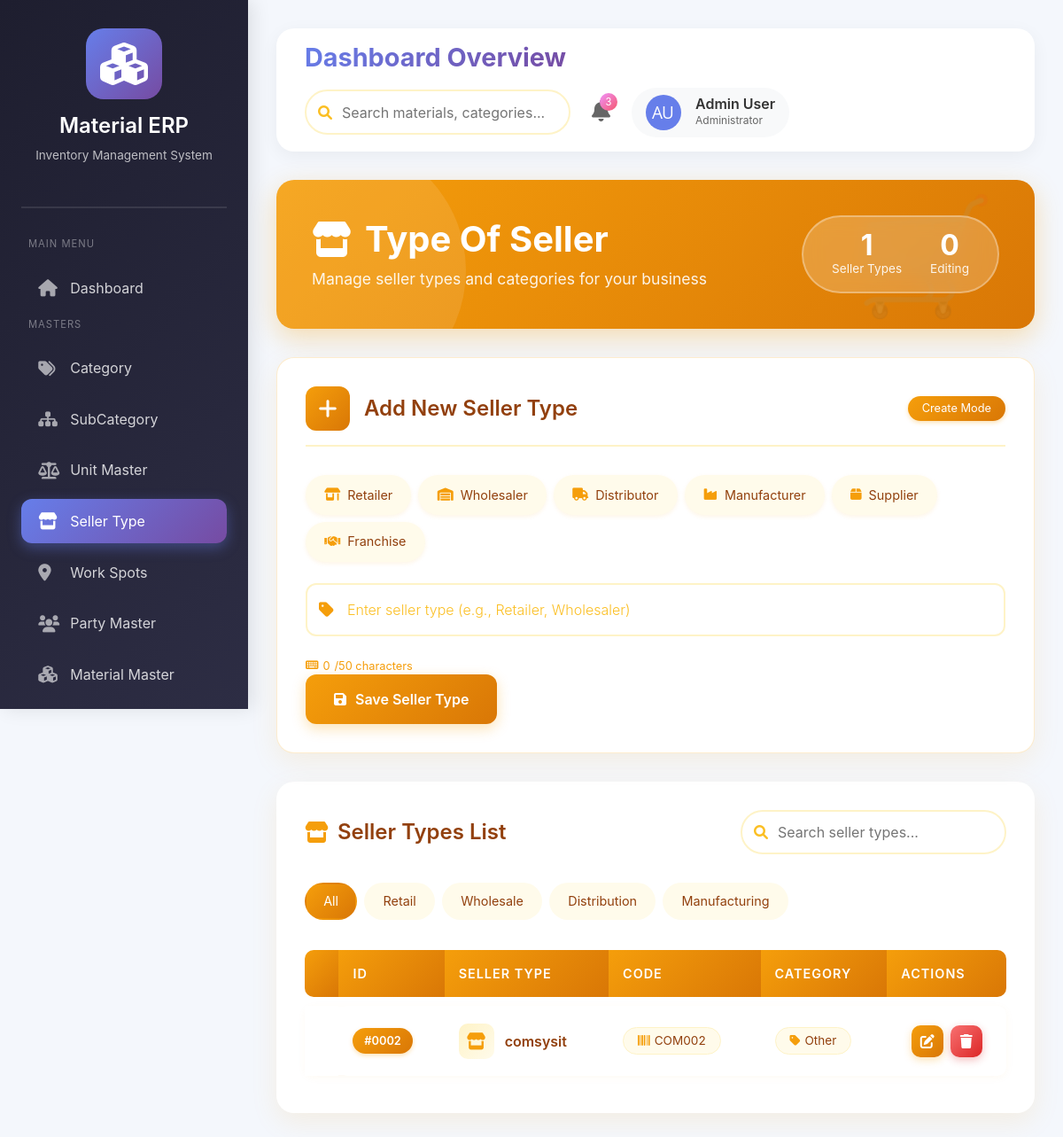
/masters/seller-type/, run on the app's committed database.
### masters/models.py (models this page shows, shortened)
class TypeOfSeller(models.Model):
    id = models.AutoField(primary_key=True)
    type = models.CharField(max_length=100)
    status = models.BooleanField(default=True)

### masters/views.py (the view)
# urls.py: path('seller-type/', views.seller_type, name='seller_type'),
def seller_type(request):
    if request.method == "POST":
        type = request.POST.get('type')
        TypeOfSeller.objects.create(type=type)
        return redirect('/masters/seller-type/')
    data = TypeOfSeller.objects.all()
    return render(request,'masters/seller_type.html',{
        'data':data
    })

### masters/templates/masters/seller_type.html (shortened to what this page needs)
{% extends 'base.html' %}
{% block content %}
<div class="page-header">
    <div class="header-content">
        <div class="header-title">
            <h2>
                <i class="fas fa-store"></i>
                Type Of Seller
            </h2>
            <p>Manage seller types and categories for your business</p>
        </div>
        <div class="header-stats">
            <div class="stat-item">
                <div class="stat-value">{{ data|length }}</div>
                <div class="stat-label">Seller Types</div>
            </div>
            <div class="stat-item">
                <div class="stat-value">{% if edit %}1{% else %}0{% endif %}</div>
                <div class="stat-label">Editing</div>
            </div>
        </div>
    </div>
</div>
<div class="form-card">
    <div class="form-title">
        <div class="form-icon">
            <i class="fas {% if edit %}fa-edit{% else %}fa-plus{% endif %}"></i>
        </div>
        <h3>{% if edit %}Edit Seller Type{% else %}Add New Seller Type{% endif %}</h3>
        <span class="form-badge">{% if edit %}Update Mode{% else %}Create Mode{% endif %}</span>
    </div>
    <div class="seller-suggestions">
        <span class="suggestion-tag" onclick="setSellerType('Retailer')">
            <i class="fas fa-store-alt"></i> Retailer
        </span>
        <span class="suggestion-tag" onclick="setSellerType('Wholesaler')">
            <i class="fas fa-warehouse"></i> Wholesaler
        </span>
        <span class="suggestion-tag" onclick="setSellerType('Distributor')">
            <i class="fas fa-truck"></i> Distributor
        </span>
        <span class="suggestion-tag" onclick="setSellerType('Manufacturer')">
            <i class="fas fa-industry"></i> Manufacturer
        </span>
        <span class="suggestion-tag" onclick="setSellerType('Supplier')">
            <i class="fas fa-box"></i> Supplier
        </span>
        <span class="suggestion-tag" onclick="setSellerType('Franchise')">
            <i class="fas fa-handshake"></i> Franchise
        </span>
    </div>
    <form method="POST" id="sellerTypeForm">
        <div class="seller-input-group">
            <i class="fas fa-tag seller-icon"></i>
            <input type="text" name="type" class="seller-input"
                   value="{% if edit %}{{edit.type}}{% endif %}"
                   placeholder="Enter seller type (e.g., Retailer, Wholesaler)"
                   id="sellerInput" required maxlength="50">
        </div>
        <div class="char-counter" id="charCounter">
            <i class="fas fa-keyboard"></i>
            <span id="charCount">0</span>/50 characters
        </div>
        <button type="submit" class="btn-seller" id="submitBtn">
            <i class="fas {% if edit %}fa-sync-alt{% else %}fa-save{% endif %}"></i>
            <span>{% if edit %}Update Seller Type{% else %}Save Seller Type{% endif %}</span>
        </button>
    </form>
</div>
<div class="table-card">
    <div class="table-header">
        <h3>
            <i class="fas fa-store"></i>
            Seller Types List
        </h3>
        <div class="search-box">
            <i class="fas fa-search"></i>
            <input type="text" id="searchInput" placeholder="Search seller types..." onkeyup="searchTable()">
        </div>
    </div>
    <div class="type-filters">
        <span class="filter-pill active" onclick="filterTypes('all')">All</span>
        <span class="filter-pill" onclick="filterTypes('retail')">Retail</span>
        <span class="filter-pill" onclick="filterTypes('wholesale')">Wholesale</span>
        <span class="filter-pill" onclick="filterTypes('distribution')">Distribution</span>
        <span class="filter-pill" onclick="filterTypes('manufacturing')">Manufacturing</span>
    </div>
    {% if data %}
    <table class="seller-table" id="sellerTable">
        <thead>
            <tr><th></th>
                <th>ID</th>
                <th>Seller Type</th>
                <th>Code</th>
                <th>Category</th>
                <th>Actions</th>
            </tr>
        </thead>
        <tbody>
            {% for i in data %}
            <tr>
                <td>
                    <span class="seller-id">#{{ i.id|stringformat:"04d" }}</span>
                </td>
                <td>
                    <div class="seller-type-display">
                        <div class="seller-icon-small">
                            {% with type_lower=i.type|lower %}
                                {% if 'retail' in type_lower %}
                                    <i class="fas fa-store-alt"></i>
                                {% elif 'wholesale' in type_lower %}
                                    <i class="fas fa-warehouse"></i>
                                {% elif 'distribut' in type_lower %}
                                    <i class="fas fa-truck"></i>
                                {% elif 'manufactur' in type_lower %}
                                    <i class="fas fa-industry"></i>
                                {% elif 'supplier' in type_lower %}
                                    <i class="fas fa-box"></i>
                                {% elif 'franchise' in type_lower %}
                                    <i class="fas fa-handshake"></i>
                                {% else %}
                                    <i class="fas fa-store"></i>
                                {% endif %}
                            {% endwith %}
                        </div>
                        <div class="seller-info">
                            <span class="seller-name">{{ i.type }}</span>
                        </div>
                    </div>
                </td>
                <td>
                    <span class="type-badge">
                        <i class="fas fa-barcode"></i>
                        {{ i.type|slice:":3"|upper }}{{ i.id|stringformat:"03d" }}
                    </span>
                </td>
                <td>
                    {% with type_lower=i.type|lower %}
                        {% if 'retail' in type_lower %}
                            <span class="type-badge"><i class="fas fa-store-alt"></i> Retail</span>
                        {% elif 'wholesale' in type_lower %}
                            <span class="type-badge"><i class="fas fa-warehouse"></i> Wholesale</span>
                        {% elif 'distribut' in type_lower %}
                            <span class="type-badge"><i class="fas fa-truck"></i> Distribution</span>
                        {% elif 'manufactur' in type_lower %}
                            <span class="type-badge"><i class="fas fa-industry"></i> Manufacturing</span>
                        {% elif 'supplier' in type_lower %}
                            <span class="type-badge"><i class="fas fa-box"></i> Supply</span>
                        {% else %}
                            <span class="type-badge"><i class="fas fa-tag"></i> Other</span>
                        {% endif %}
                    {% endwith %}
                </td>
                <td>
                    <div class="action-buttons">
                        <a href="{% url 'seller_type_edit' i.id %}" class="btn-action btn-edit" title="Edit">
                            <i class="fas fa-edit"></i>
                        </a>
                        <a href="{% url 'seller_type_delete' i.id %}" class="btn-action btn-delete" title="Delete"
                           onclick="return confirmDelete('{{ i.type }}')">
                            <i class="fas fa-trash"></i>
                        </a>
                    </div>
                </td>
            </tr>
            {% endfor %}
        </tbody>
    </table>
    {% endif %}
</div>
<link rel="stylesheet" href="https://cdnjs.cloudflare.com/ajax/libs/font-awesome/6.0.0/css/all.min.css">
{% endblock %}

### data on the page
TypeOfSeller: id "0002", type "comsysit", type "COM", id "002"

### other printed values
{{ data|length }} "1"
